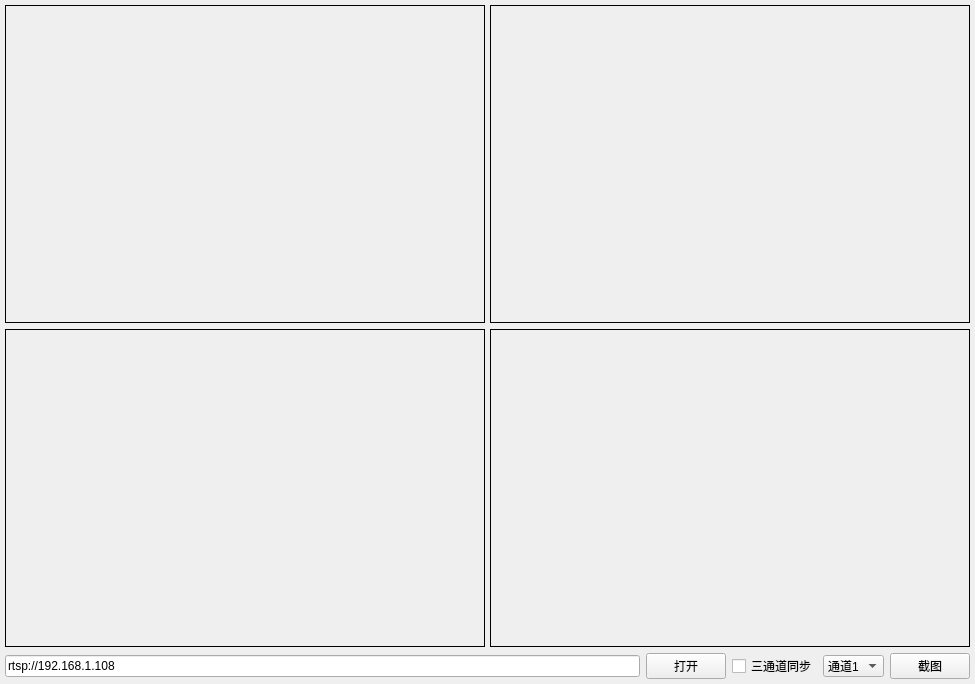
<?xml version="1.0" encoding="UTF-8"?>
<ui version="4.0">
 <class>frmMain</class>
 <widget class="QWidget" name="frmMain">
  <property name="geometry">
   <rect>
    <x>0</x>
    <y>0</y>
    <width>975</width>
    <height>684</height>
   </rect>
  </property>
  <property name="windowTitle">
   <string>USV视频监控界面</string>
  </property>
  <layout class="QVBoxLayout" name="verticalLayout">
   <property name="leftMargin">
    <number>5</number>
   </property>
   <property name="topMargin">
    <number>5</number>
   </property>
   <property name="rightMargin">
    <number>5</number>
   </property>
   <property name="bottomMargin">
    <number>5</number>
   </property>
   <item>
    <layout class="QHBoxLayout" name="lay1">
     <property name="spacing">
      <number>5</number>
     </property>
     <item>
      <widget class="QLabel" name="labVideo1">
       <property name="sizePolicy">
        <sizepolicy hsizetype="Preferred" vsizetype="Expanding">
         <horstretch>0</horstretch>
         <verstretch>0</verstretch>
        </sizepolicy>
       </property>
       <property name="frameShape">
        <enum>QFrame::Box</enum>
       </property>
       <property name="text">
        <string/>
       </property>
       <property name="alignment">
        <set>Qt::AlignLeading|Qt::AlignLeft|Qt::AlignTop</set>
       </property>
      </widget>
     </item>
     <item>
      <widget class="QLabel" name="labVideo2">
       <property name="sizePolicy">
        <sizepolicy hsizetype="Preferred" vsizetype="Expanding">
         <horstretch>0</horstretch>
         <verstretch>0</verstretch>
        </sizepolicy>
       </property>
       <property name="frameShape">
        <enum>QFrame::Box</enum>
       </property>
       <property name="text">
        <string/>
       </property>
      </widget>
     </item>
    </layout>
   </item>
   <item>
    <layout class="QHBoxLayout" name="lay2">
     <property name="spacing">
      <number>5</number>
     </property>
     <item>
      <widget class="QLabel" name="labVideo3">
       <property name="sizePolicy">
        <sizepolicy hsizetype="Preferred" vsizetype="Expanding">
         <horstretch>0</horstretch>
         <verstretch>0</verstretch>
        </sizepolicy>
       </property>
       <property name="frameShape">
        <enum>QFrame::Box</enum>
       </property>
       <property name="text">
        <string/>
       </property>
      </widget>
     </item>
     <item>
      <widget class="QLabel" name="labImage">
       <property name="sizePolicy">
        <sizepolicy hsizetype="Preferred" vsizetype="Expanding">
         <horstretch>0</horstretch>
         <verstretch>0</verstretch>
        </sizepolicy>
       </property>
       <property name="frameShape">
        <enum>QFrame::Box</enum>
       </property>
       <property name="text">
        <string/>
       </property>
      </widget>
     </item>
    </layout>
   </item>
   <item>
    <layout class="QHBoxLayout" name="lay3">
     <item>
      <widget class="QLineEdit" name="txtUrl">
       <property name="text">
        <string>rtsp://192.168.1.108</string>
       </property>
      </widget>
     </item>
     <item>
      <widget class="QPushButton" name="btnOpen">
       <property name="cursor">
        <cursorShape>PointingHandCursor</cursorShape>
       </property>
       <property name="text">
        <string>打开</string>
       </property>
      </widget>
     </item>
     <item>
      <widget class="QCheckBox" name="ckAll">
       <property name="text">
        <string>三通道同步</string>
       </property>
      </widget>
     </item>
     <item>
      <widget class="QComboBox" name="cboxVideo">
       <item>
        <property name="text">
         <string>通道1</string>
        </property>
       </item>
       <item>
        <property name="text">
         <string>通道2</string>
        </property>
       </item>
       <item>
        <property name="text">
         <string>通道3</string>
        </property>
       </item>
      </widget>
     </item>
     <item>
      <widget class="QPushButton" name="btnGetImage">
       <property name="cursor">
        <cursorShape>PointingHandCursor</cursorShape>
       </property>
       <property name="text">
        <string>截图</string>
       </property>
      </widget>
     </item>
    </layout>
   </item>
  </layout>
 </widget>
 <layoutdefault spacing="6" margin="11"/>
 <tabstops>
  <tabstop>btnOpen</tabstop>
  <tabstop>txtUrl</tabstop>
  <tabstop>ckAll</tabstop>
  <tabstop>cboxVideo</tabstop>
  <tabstop>btnGetImage</tabstop>
 </tabstops>
 <resources/>
 <connections/>
</ui>
